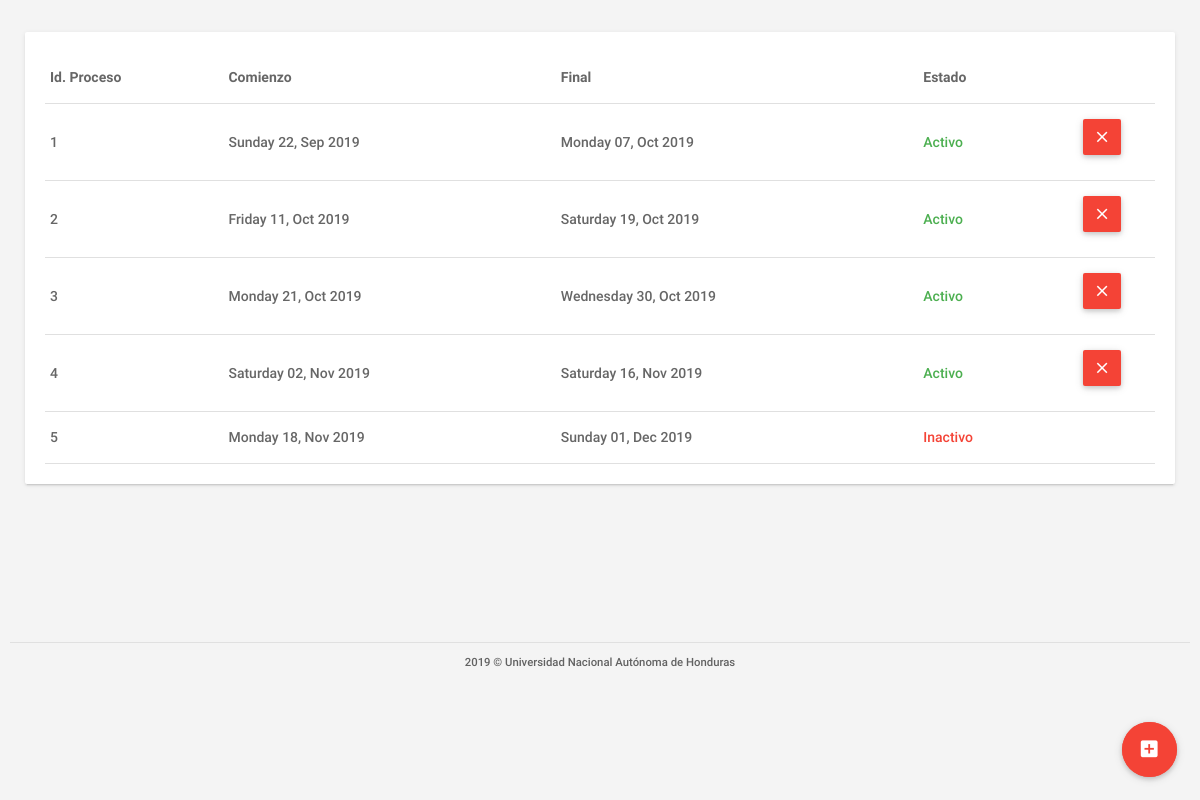
/lista_procesos.php, run on an earlier commit of the app's database.
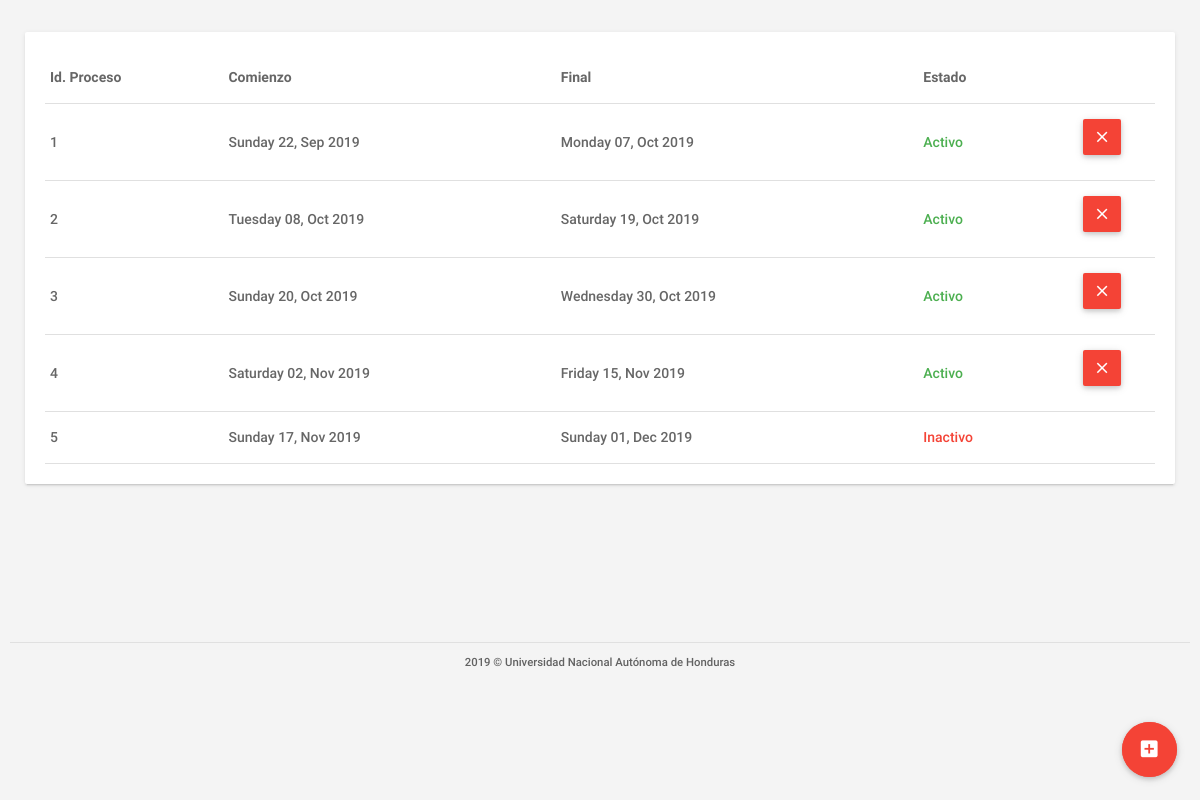
And on a later commit of the database.
### tables this page shows
CREATE TABLE IF NOT EXISTS `tbl_procesos` (
  `idprocesos` INT NOT NULL,
  `fechainicio` DATETIME NULL,
  `fechafinal` DATETIME NULL,
  `fechainiciotestlinea` DATETIME NULL,
  `fechafinaltestlinea` DATETIME NULL,
  `urltestlinea1` VARCHAR(300) NULL,
  `urltestline2` VARCHAR(300) NULL,
  `clavetest` VARCHAR(100) NULL,
  `fechainicioentrevista` DATETIME NULL,
  `fechafinentrevista` DATETIME NULL,
  `fechainiciodevuelveresultado` DATETIME NULL,
  `fechafindevuelveresultado` DATETIME NULL,
  `estado` VARCHAR(45) NULL,
  PRIMARY KEY (`idprocesos`));

### assets/clases/class_conexion.php (called while the page is built, shortened)
<?php
	class Conexion{
		private $usuario = "root";
		private $contraseña = "oracle123";
		private $host = "localhost";
		private $baseDatos = "db_formacion";
		private $puerto = "3306";
		private $link;
		public function establecerConexion(){
			$this->link = mysqli_connect($this->host,$this->usuario,$this->contraseña,$this->baseDatos,$this->puerto);
			$this->link->set_charset("utf8");
		}
		public function ejecutarInstruccion($sql){
			return mysqli_query($this->link, $sql);
		}
	}
?>

### lista_procesos.php (the view, shortened to what this page needs)
<?php
    require('./assets/clases/class_conexion.php');
    $mysql = new Conexion();
    $query=$mysql->ejecutarInstruccion("
    SELECT * FROM tbl_procesos WHERE 1
    ");
?>
<!DOCTYPE html>
<html lang="es">
<head>
    <link type="text/css" rel="stylesheet" href="assets/plugins/materialize/css/materialize.min.css" />
    <link href="assets/css/materialize_Icons.css" rel="stylesheet">
    <link href="assets/css/alpha.css" rel="stylesheet" type="text/css" />
    <link href="assets/css/custom.css" rel="stylesheet" type="text/css" />
    <link href="assets/css/gestionar_Usuarios.css" rel="stylesheet" type="text/css">
    <link href="assets/plugins/sweetalert/sweetalert.css" rel="stylesheet" type="text/css" />
    <link href="assets/plugins/material-preloader/css/materialPreloader.min.css" rel="stylesheet">
    <link href="assets/css/subir_resultados.css" rel="stylesheet">
</head>
<body>
    <div class="mn-content">
        <main class="mn-inner">
        <div class="fixed-action-btn">
            <a class="btn-floating btn-large red pulse" id="btn_nuevoProceso" href="procesos.php">
                <i class="large material-icons">add_box</i>
            </a>
        </div>
            <div class="col s12 m12 l6">
                <div class="card">
                    <div class="card-content">
                        <table class="bordered highlight users_table_list responsive-table">
                            <thead>
                                <tr>
                                    <th class="" data-field="id">Id. Proceso</th>
                                    <th class="" data-field="name">Comienzo</th>
                                    <th class="" data-field="name">Final</th>
                                    <th class="" data-field="name">Estado</th>
                                </tr>
                            </thead>
                            <tbody>
                                <?php
                                    while($datos = mysqli_fetch_array($query))
                                    {
                                 ?>
                                <tr class="user_row" id="<?php echo $datos['idprocesos']?>">
                                    <td>
                                        <?php echo $datos['idprocesos']?>
                                    </td>
                                    <td>
                                        <?php
                                        $string = $datos['fechainicio'];
                                        $date = DateTime::createFromFormat("Y-m-d H:i:s", $string);
                                        echo strftime("%A %d, %b %Y",$date->getTimestamp());
                                        ?>
                                    </td>
                                    <td>
                                        <?php
                                        $string = $datos['fechafindevuelveresultado'];
                                        $date = DateTime::createFromFormat("Y-m-d H:i:s", $string);
                                        echo strftime("%A %d, %b %Y",$date->getTimestamp());
                                        ?>
                                    </td>
                                    <td class="<?php if($datos['estado']=='Activo'){ echo 'green-text';}else{echo 'red-text';} ?>">
                                        <?php echo $datos['estado']?>
                                    </td>
                                    <td class="center-align">
                                        <a class="waves-effect waves-light btn red m-b-xs btn_custom_padding btn_delete_process"
                                        style="<?php if($datos['estado']=='Inactivo'){ echo 'display:none;';} ?>"
                                        data-id=<?php echo $datos['idprocesos']?> >
                                            <i class="material-icons text-white">clear</i>
                                        </a>
                                    </td>
                                </tr>
                                <?php
                                }
                               ?>
                            </tbody>
                        </table>
                    </div>
                </div>
        </main>
        <div id="div-piePagina"></div>
    </div>
    <div class="left-sidebar-hover"></div>
</body>
</html>

What changed in the data, as far as the page shows it:
changed tbl_procesos id 2: fechainicio "Friday 11, Oct 2019" → "Tuesday 08, Oct 2019"
changed tbl_procesos id 3: fechainicio "Monday 21, Oct 2019" → "Sunday 20, Oct 2019"
changed tbl_procesos id 4: fechafindevuelveresultado "Saturday 16, Nov 2019" → "Friday 15, Nov 2019"
changed tbl_procesos "Inactivo": fechainicio "Monday 18, Nov 2019" → "Sunday 17, Nov 2019"
